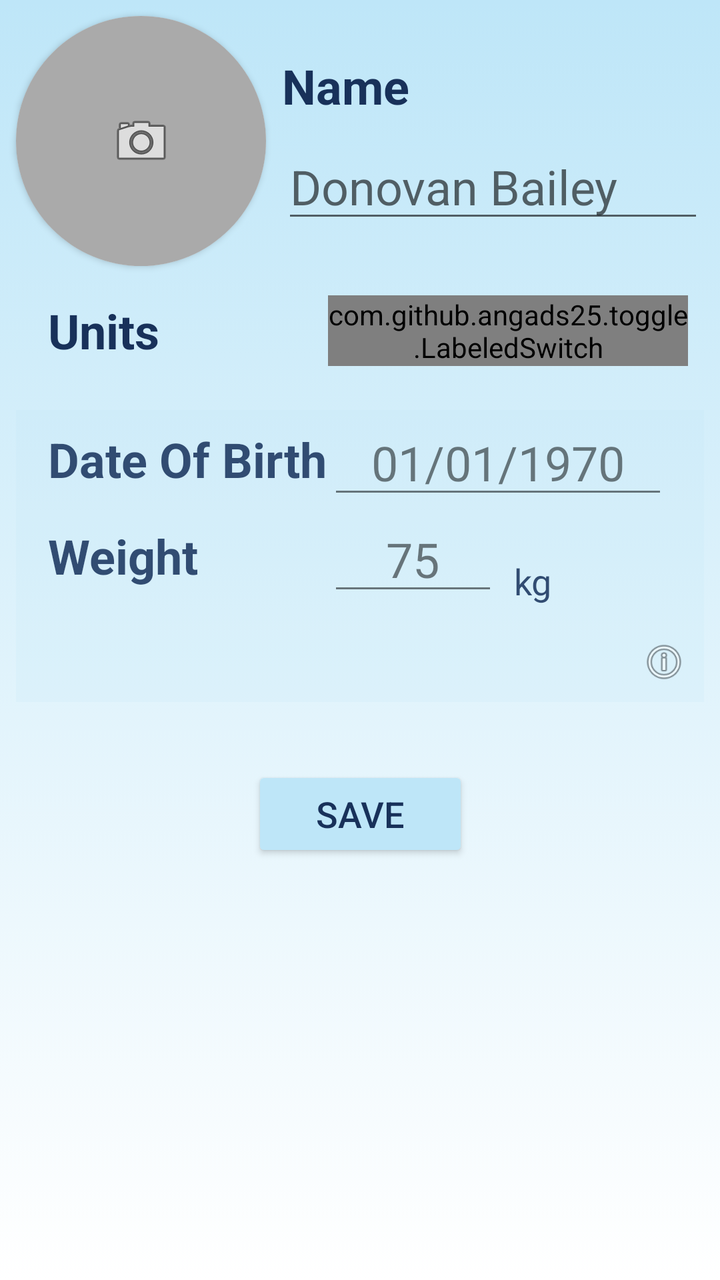
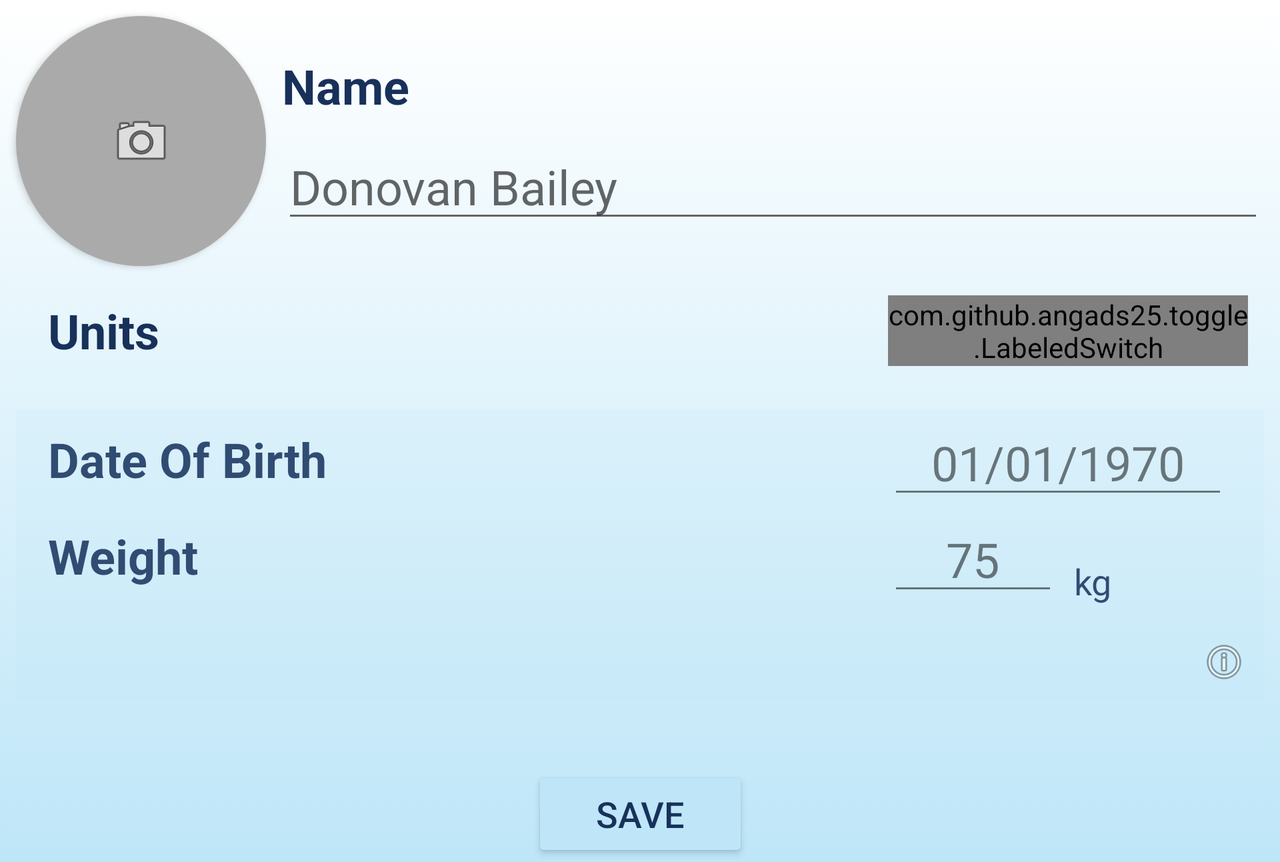

Compare how this app lays out the same screen by default and in its alternative resource folder. The renders come first, then the two layout files and the values they reference.
<!-- AndroidManifest.xml: application theme AppTheme -->
<!-- res/layout/fragment_user_info.xml -->
<?xml version="1.0" encoding="utf-8"?>
<androidx.constraintlayout.widget.ConstraintLayout xmlns:android="http://schemas.android.com/apk/res/android"
    xmlns:app="http://schemas.android.com/apk/res-auto"
    xmlns:tools="http://schemas.android.com/tools"
    android:layout_width="match_parent"
    android:layout_height="match_parent"
    android:background="@drawable/gradient_bg"
    tools:context=".UserInfo">

    <com.google.android.material.floatingactionbutton.FloatingActionButton
        android:id="@+id/detailsInfo"
        android:layout_width="wrap_content"
        android:layout_height="wrap_content"
        android:src="@android:drawable/ic_menu_info_details"
        app:backgroundTint="@android:color/transparent"
        app:borderWidth="0dp"
        app:elevation="0dp"
        app:fabSize="mini"
        app:layout_constraintBottom_toBottomOf="@+id/frameLayout"
        app:layout_constraintEnd_toEndOf="@+id/frameLayout" />

    <EditText
        android:id="@+id/editWeight"
        style="@style/Widget.AppCompat.EditText"
        android:layout_width="wrap_content"
        android:layout_height="wrap_content"
        android:autofillHints=""
        android:ems="3"
        android:hint="@string/defaultWeight"
        android:inputType="number"
        android:maxLength="3"
        android:textAlignment="center"
        android:textSize="24sp"
        app:layout_constraintBottom_toBottomOf="@+id/textWeight"
        app:layout_constraintStart_toStartOf="@+id/editTextDate"
        app:layout_constraintTop_toTopOf="@+id/textWeight" />

    <TextView
        android:id="@+id/textWeight"
        android:layout_width="wrap_content"
        android:layout_height="wrap_content"
        android:layout_marginTop="16dp"
        android:text="@string/weight"
        android:textSize="24sp"
        android:textStyle="bold"
        app:layout_constraintStart_toStartOf="@+id/textDob"
        app:layout_constraintTop_toBottomOf="@+id/textDob" />

    <androidx.cardview.widget.CardView
        android:id="@+id/avatarImage"
        android:layout_width="125dp"
        android:layout_height="125dp"
        android:layout_marginStart="8dp"
        android:layout_marginTop="8dp"
        app:cardCornerRadius="63dp"
        app:layout_constraintStart_toStartOf="parent"
        app:layout_constraintTop_toTopOf="parent">

        <ImageView
            android:id="@+id/avatarImageView"
            android:layout_width="125dp"
            android:layout_height="125dp"
            android:background="@android:color/darker_gray"
            android:contentDescription="@string/avatar"
            android:scaleType="center"
            app:srcCompat="@android:drawable/ic_menu_camera" />
    </androidx.cardview.widget.CardView>

    <TextView
        android:id="@+id/textName"
        android:layout_width="wrap_content"
        android:layout_height="wrap_content"
        android:layout_marginStart="8dp"
        android:text="@string/name"
        android:textSize="24sp"
        android:textStyle="bold"
        app:layout_constraintBottom_toBottomOf="@+id/avatarImage"
        app:layout_constraintStart_toEndOf="@+id/avatarImage"
        app:layout_constraintTop_toTopOf="@+id/avatarImage"
        app:layout_constraintVertical_bias="0.19999999" />

    <TextView
        android:id="@+id/textDob"
        android:layout_width="wrap_content"
        android:layout_height="wrap_content"
        android:layout_marginTop="32dp"
        android:text="@string/birthday"
        android:textSize="24sp"
        android:textStyle="bold"
        app:layout_constraintStart_toStartOf="@+id/textUnits"
        app:layout_constraintTop_toBottomOf="@+id/textUnits" />

    <EditText
        android:id="@+id/editName"
        android:layout_width="0dp"
        android:layout_height="wrap_content"
        android:layout_margin="8dp"
        android:hint="@string/enterName"
        android:importantForAutofill="no"
        android:inputType="textPersonName|textCapWords"
        android:lines="1"
        android:maxLength="30"
        android:maxLines="1"
        android:textSize="24sp"
        app:layout_constraintEnd_toEndOf="parent"
        app:layout_constraintStart_toEndOf="@+id/avatarImage"
        app:layout_constraintTop_toBottomOf="@+id/textName" />

    <com.github.angads25.toggle.LabeledSwitch
        android:id="@+id/switch_units"
        android:layout_width="180dp"
        android:layout_height="wrap_content"
        android:layout_marginEnd="16dp"
        android:textSize="18sp"
        app:colorBorder="@color/colorAccent"
        app:colorOn="@color/colorPrimaryDark"
        app:layout_constraintBottom_toBottomOf="@+id/textUnits"
        app:layout_constraintEnd_toEndOf="parent"
        app:layout_constraintTop_toTopOf="@+id/textUnits"
        app:on="true"
        app:textOff="Imperial"
        app:textOn="Metric" />

    <TextView
        android:id="@+id/textUnits"
        android:layout_width="wrap_content"
        android:layout_height="wrap_content"
        android:layout_marginStart="24dp"
        android:layout_marginTop="16dp"
        android:text="@string/units"
        android:textSize="24sp"
        android:textStyle="bold"
        app:layout_constraintStart_toStartOf="parent"
        app:layout_constraintTop_toBottomOf="@+id/avatarImage" />

    <TextView
        android:id="@+id/textHeight"
        android:layout_width="wrap_content"
        android:layout_height="wrap_content"
        android:layout_marginTop="16dp"
        android:text="@string/height"
        android:textSize="24sp"
        android:textStyle="bold"
        android:visibility="invisible"
        app:layout_constraintStart_toStartOf="@+id/textWeight"
        app:layout_constraintTop_toBottomOf="@+id/textWeight" />

    <EditText
        android:id="@+id/editHeight"
        style="@style/Widget.AppCompat.EditText"
        android:layout_width="wrap_content"
        android:layout_height="wrap_content"
        android:ems="3"
        android:hint="@string/defaultHeight"
        android:importantForAutofill="no"
        android:inputType="number"
        android:maxLength="3"
        android:textAlignment="center"
        android:textSize="24sp"
        android:visibility="invisible"
        app:layout_constraintBottom_toBottomOf="@+id/textHeight"
        app:layout_constraintEnd_toEndOf="@+id/editWeight"
        app:layout_constraintTop_toTopOf="@+id/textHeight" />

    <EditText
        android:id="@+id/editTextDate"
        style="@style/Widget.AppCompat.EditText"
        android:layout_width="wrap_content"
        android:layout_height="wrap_content"
        android:ems="6"
        android:focusable="false"
        android:hint="@string/exampleDate"
        android:importantForAutofill="no"
        android:inputType="date"
        android:textAlignment="center"
        android:textSize="24sp"
        app:layout_constraintBottom_toBottomOf="@+id/textDob"
        app:layout_constraintStart_toStartOf="@+id/switch_units"
        app:layout_constraintTop_toTopOf="@+id/textDob" />

    <TextView
        android:id="@+id/weightUnit"
        android:layout_width="wrap_content"
        android:layout_height="wrap_content"
        android:layout_marginStart="8dp"
        android:text="@string/kilo"
        android:textSize="18sp"
        app:layout_constraintBottom_toBottomOf="@+id/editWeight"
        app:layout_constraintStart_toEndOf="@+id/editWeight" />

    <TextView
        android:id="@+id/heightUnit"
        android:layout_width="wrap_content"
        android:layout_height="wrap_content"
        android:layout_marginStart="8dp"
        android:text="@string/centimeter"
        android:textSize="18sp"
        android:visibility="invisible"
        app:layout_constraintBottom_toBottomOf="@+id/editHeight"
        app:layout_constraintStart_toEndOf="@+id/editHeight" />

    <Button
        android:id="@+id/saveUserInfo"
        style="@style/Widget.AppCompat.Button.Colored"
        android:layout_width="wrap_content"
        android:layout_height="wrap_content"
        android:layout_marginTop="32dp"
        android:paddingStart="32dp"
        android:paddingEnd="32dp"
        android:text="@string/save"
        android:textSize="18sp"
        app:layout_constraintEnd_toEndOf="parent"
        app:layout_constraintStart_toStartOf="parent"
        app:layout_constraintTop_toBottomOf="@+id/frameLayout" />

    <FrameLayout
        android:id="@+id/frameLayout"
        android:layout_width="0dp"
        android:layout_height="0dp"
        android:layout_marginStart="8dp"
        android:layout_marginEnd="8dp"
        android:alpha=".15"
        android:background="@color/colorAccent"
        android:clipToPadding="false"
        app:layout_constraintBottom_toBottomOf="@+id/heightUnit"
        app:layout_constraintEnd_toEndOf="parent"
        app:layout_constraintStart_toStartOf="parent"
        app:layout_constraintTop_toTopOf="@+id/editTextDate">

    </FrameLayout>
</androidx.constraintlayout.widget.ConstraintLayout>
<!-- resources referenced by this layout -->
<resources>
  <color name="colorAccent">#BEE6F8</color>
  <color name="colorPrimaryDark">#18315A</color>
  <!-- drawable gradient_bg (drawable) -->
  <?xml version="1.0" encoding="utf-8"?>
  <selector xmlns:android="http://schemas.android.com/apk/res/android">
      <item>
          <shape>
              <gradient android:angle="270" android:endColor="@android:color/white" android:startColor="@color/colorAccent" android:type="linear" />
          </shape>
      </item>
  </selector>
  <string name="avatar">Avatar</string>
  <string name="birthday">Date Of Birth</string>
  <string name="centimeter">cm</string>
  <string name="defaultHeight">185</string>
  <string name="defaultWeight">75</string>
  <string name="enterName">Donovan Bailey</string>
  <string name="exampleDate">01/01/1970</string>
  <string name="height">Height</string>
  <string name="kilo">kg</string>
  <string name="name">Name</string>
  <string name="save">Save</string>
  <string name="units">Units</string>
  <string name="weight">Weight</string>
  <style name="AppTheme" parent="Theme.AppCompat.Light.NoActionBar">
          <item name="android:textColor">@color/colorPrimaryDark</item>
          <item name="colorPrimary">@color/colorPrimary</item>
          <item name="colorPrimaryDark">@color/colorPrimaryDark</item>
          <item name="colorAccent">@color/colorAccent</item>
          <item name="android:windowBackground">@color/colorBackground</item>
          <item name="android:itemBackground">@color/colorAccent</item>
      </style>
  <color name="colorPrimary">#40C4FF</color>
  <color name="colorBackground">#FFFFFF</color>
</resources>
<!-- res/layout-land/fragment_user_info.xml (the repository's variant of the layout above) -->
<!-- drawn on the phone turned sideways -->
<?xml version="1.0" encoding="utf-8"?>
<ScrollView xmlns:android="http://schemas.android.com/apk/res/android"
    xmlns:app="http://schemas.android.com/apk/res-auto"
    xmlns:tools="http://schemas.android.com/tools"
    android:layout_width="match_parent"
    android:layout_height="match_parent">

    <androidx.constraintlayout.widget.ConstraintLayout
        android:layout_width="match_parent"
        android:layout_height="wrap_content"
        android:background="@drawable/gradient_bg_180"
        tools:context=".UserInfo">

        <com.google.android.material.floatingactionbutton.FloatingActionButton
            android:id="@+id/detailsInfo"
            android:layout_width="wrap_content"
            android:layout_height="wrap_content"
            android:src="@android:drawable/ic_menu_info_details"
            app:backgroundTint="@android:color/transparent"
            app:borderWidth="0dp"
            app:elevation="0dp"
            app:fabSize="mini"
            app:layout_constraintBottom_toBottomOf="@+id/frameLayout"
            app:layout_constraintEnd_toEndOf="@+id/frameLayout" />

        <EditText
            android:id="@+id/editWeight"
            style="@style/Widget.AppCompat.EditText"
            android:layout_width="wrap_content"
            android:layout_height="wrap_content"
            android:autofillHints=""
            android:ems="3"
            android:hint="@string/defaultWeight"
            android:inputType="number"
            android:maxLength="3"
            android:textAlignment="center"
            android:textSize="24sp"
            app:layout_constraintBottom_toBottomOf="@+id/textWeight"
            app:layout_constraintStart_toStartOf="@+id/editTextDate"
            app:layout_constraintTop_toTopOf="@+id/textWeight" />

        <TextView
            android:id="@+id/textWeight"
            android:layout_width="wrap_content"
            android:layout_height="wrap_content"
            android:layout_marginTop="16dp"
            android:text="@string/weight"
            android:textSize="24sp"
            android:textStyle="bold"
            app:layout_constraintStart_toStartOf="@+id/textDob"
            app:layout_constraintTop_toBottomOf="@+id/textDob" />

        <androidx.cardview.widget.CardView
            android:id="@+id/avatarImage"
            android:layout_width="125dp"
            android:layout_height="125dp"
            android:layout_marginStart="8dp"
            android:layout_marginTop="8dp"
            app:cardCornerRadius="63dp"
            app:layout_constraintStart_toStartOf="parent"
            app:layout_constraintTop_toTopOf="parent">

            <ImageView
                android:id="@+id/avatarImageView"
                android:layout_width="125dp"
                android:layout_height="125dp"
                android:background="@android:color/darker_gray"
                android:contentDescription="@string/avatar"
                android:scaleType="center"
                app:srcCompat="@android:drawable/ic_menu_camera" />
        </androidx.cardview.widget.CardView>

        <TextView
            android:id="@+id/textName"
            android:layout_width="wrap_content"
            android:layout_height="wrap_content"
            android:layout_marginStart="8dp"
            android:text="@string/name"
            android:textSize="24sp"
            android:textStyle="bold"
            app:layout_constraintBottom_toBottomOf="@+id/avatarImage"
            app:layout_constraintStart_toEndOf="@+id/avatarImage"
            app:layout_constraintTop_toTopOf="@+id/avatarImage"
            app:layout_constraintVertical_bias="0.19999999" />

        <TextView
            android:id="@+id/textDob"
            android:layout_width="wrap_content"
            android:layout_height="wrap_content"
            android:layout_marginTop="32dp"
            android:text="@string/birthday"
            android:textSize="24sp"
            android:textStyle="bold"
            app:layout_constraintStart_toStartOf="@+id/textUnits"
            app:layout_constraintTop_toBottomOf="@+id/textUnits" />

        <EditText
            android:id="@+id/editName"
            android:layout_width="0dp"
            android:layout_height="wrap_content"
            android:layout_margin="8dp"
            android:hint="@string/enterName"
            android:importantForAutofill="no"
            android:inputType="textPersonName|textCapWords"
            android:lines="1"
            android:maxLength="30"
            android:maxLines="1"
            android:textSize="24sp"
            app:layout_constraintEnd_toEndOf="parent"
            app:layout_constraintStart_toEndOf="@+id/avatarImage"
            app:layout_constraintTop_toBottomOf="@+id/textName" />

        <com.github.angads25.toggle.LabeledSwitch
            android:id="@+id/switch_units"
            android:layout_width="180dp"
            android:layout_height="wrap_content"
            android:layout_marginEnd="16dp"
            android:textSize="18sp"
            app:colorBorder="@color/colorAccent"
            app:colorOn="@color/colorPrimaryDark"
            app:layout_constraintBottom_toBottomOf="@+id/textUnits"
            app:layout_constraintEnd_toEndOf="parent"
            app:layout_constraintTop_toTopOf="@+id/textUnits"
            app:on="true"
            app:textOff="Imperial"
            app:textOn="Metric" />

        <TextView
            android:id="@+id/textUnits"
            android:layout_width="wrap_content"
            android:layout_height="wrap_content"
            android:layout_marginStart="24dp"
            android:layout_marginTop="16dp"
            android:text="@string/units"
            android:textSize="24sp"
            android:textStyle="bold"
            app:layout_constraintStart_toStartOf="parent"
            app:layout_constraintTop_toBottomOf="@+id/avatarImage" />

        <TextView
            android:id="@+id/textHeight"
            android:layout_width="wrap_content"
            android:layout_height="wrap_content"
            android:layout_marginTop="16dp"
            android:text="@string/height"
            android:textSize="24sp"
            android:textStyle="bold"
            android:visibility="invisible"
            app:layout_constraintStart_toStartOf="@+id/textWeight"
            app:layout_constraintTop_toBottomOf="@+id/textWeight" />

        <EditText
            android:id="@+id/editHeight"
            style="@style/Widget.AppCompat.EditText"
            android:layout_width="wrap_content"
            android:layout_height="wrap_content"
            android:ems="3"
            android:hint="@string/defaultHeight"
            android:importantForAutofill="no"
            android:inputType="number"
            android:maxLength="3"
            android:textAlignment="center"
            android:textSize="24sp"
            android:visibility="invisible"
            app:layout_constraintBottom_toBottomOf="@+id/textHeight"
            app:layout_constraintEnd_toEndOf="@+id/editWeight"
            app:layout_constraintTop_toTopOf="@+id/textHeight" />

        <EditText
            android:id="@+id/editTextDate"
            style="@style/Widget.AppCompat.EditText"
            android:layout_width="wrap_content"
            android:layout_height="wrap_content"
            android:ems="6"
            android:focusable="false"
            android:hint="@string/exampleDate"
            android:importantForAutofill="no"
            android:inputType="date"
            android:textAlignment="center"
            android:textSize="24sp"
            app:layout_constraintBottom_toBottomOf="@+id/textDob"
            app:layout_constraintStart_toStartOf="@+id/switch_units"
            app:layout_constraintTop_toTopOf="@+id/textDob" />

        <TextView
            android:id="@+id/weightUnit"
            android:layout_width="wrap_content"
            android:layout_height="wrap_content"
            android:layout_marginStart="8dp"
            android:text="@string/kilo"
            android:textSize="18sp"
            app:layout_constraintBottom_toBottomOf="@+id/editWeight"
            app:layout_constraintStart_toEndOf="@+id/editWeight" />

        <TextView
            android:id="@+id/heightUnit"
            android:layout_width="wrap_content"
            android:layout_height="wrap_content"
            android:layout_marginStart="8dp"
            android:text="@string/centimeter"
            android:textSize="18sp"
            android:visibility="invisible"
            app:layout_constraintBottom_toBottomOf="@+id/editHeight"
            app:layout_constraintStart_toEndOf="@+id/editHeight" />

        <Button
            android:id="@+id/saveUserInfo"
            style="@style/Widget.AppCompat.Button.Colored"
            android:layout_width="wrap_content"
            android:layout_height="wrap_content"
            android:layout_marginTop="32dp"
            android:paddingStart="32dp"
            android:paddingEnd="32dp"
            android:text="@string/save"
            android:textSize="18sp"
            app:layout_constraintEnd_toEndOf="parent"
            app:layout_constraintStart_toStartOf="parent"
            app:layout_constraintTop_toBottomOf="@+id/frameLayout" />

        <FrameLayout
            android:id="@+id/frameLayout"
            android:layout_width="0dp"
            android:layout_height="0dp"
            android:layout_marginStart="8dp"
            android:layout_marginEnd="8dp"
            android:alpha=".15"
            android:background="@color/colorAccent"
            android:clipToPadding="false"
            app:layout_constraintBottom_toBottomOf="@+id/heightUnit"
            app:layout_constraintEnd_toEndOf="parent"
            app:layout_constraintStart_toStartOf="parent"
            app:layout_constraintTop_toTopOf="@+id/editTextDate">

        </FrameLayout>
    </androidx.constraintlayout.widget.ConstraintLayout>
</ScrollView>
<!-- resources referenced by the variant -->
<!-- as the phone turned sideways resolves them -->
<resources>
  <color name="colorAccent">#BEE6F8</color>
  <color name="colorPrimaryDark">#18315A</color>
  <!-- drawable gradient_bg_180 (drawable) -->
  <?xml version="1.0" encoding="utf-8"?>
  <selector xmlns:android="http://schemas.android.com/apk/res/android">
      <item>
          <shape>
              <gradient android:angle="90" android:endColor="@android:color/white" android:startColor="@color/colorAccent" android:type="linear" />
          </shape>
      </item>
  </selector>
  <string name="avatar">Avatar</string>
  <string name="birthday">Date Of Birth</string>
  <string name="centimeter">cm</string>
  <string name="defaultHeight">185</string>
  <string name="defaultWeight">75</string>
  <string name="enterName">Donovan Bailey</string>
  <string name="exampleDate">01/01/1970</string>
  <string name="height">Height</string>
  <string name="kilo">kg</string>
  <string name="name">Name</string>
  <string name="save">Save</string>
  <string name="units">Units</string>
  <string name="weight">Weight</string>
  <style name="AppTheme" parent="Theme.AppCompat.Light.NoActionBar">
          <item name="android:textColor">@color/colorPrimaryDark</item>
          <item name="colorPrimary">@color/colorPrimary</item>
          <item name="colorPrimaryDark">@color/colorPrimaryDark</item>
          <item name="colorAccent">@color/colorAccent</item>
          <item name="android:windowBackground">@color/colorBackground</item>
          <item name="android:itemBackground">@color/colorAccent</item>
      </style>
  <color name="colorPrimary">#40C4FF</color>
  <color name="colorBackground">#FFFFFF</color>
</resources>
